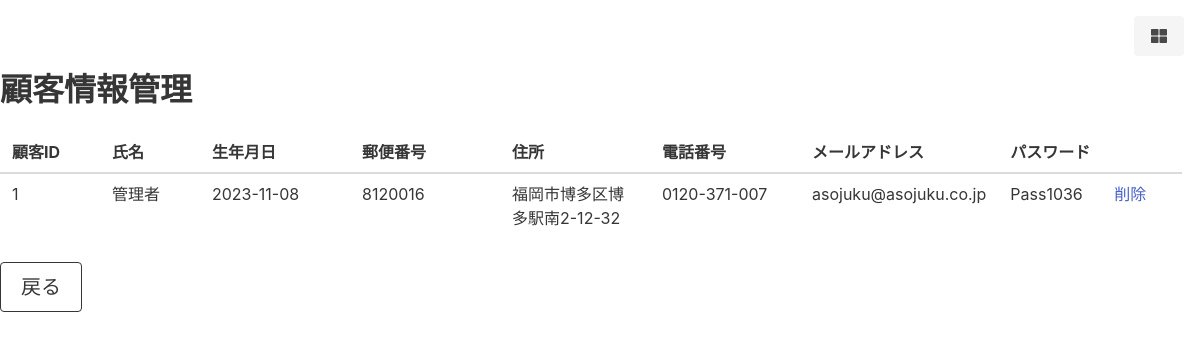
Screenshot of /kannrisya/customer-list.php with the database file from the repository.
### tables this page shows
CREATE TABLE Customers(
    customer_id INT auto_increment,
    login_id VARCHAR(50) NOT NULL,
    customer_name VARCHAR(50) NOT NULL,
    customer_password VARCHAR(50) NOT NULL,
    postcode VARCHAR(7) NOT NULL,
    address VARCHAR(100) NOT NULL,
    telephone VARCHAR(16) NOT NULL,
    mail VARCHAR(50),
    birth DATE NOT NULL,
    identification_image_pass VARCHAR(100) NOT NULL,
    identification_id INT,
    identification_detail VARCHAR(100),
    created_date DATETIME DEFAULT CURRENT_TIMESTAMP NOT NULL,
    updated_date DATETIME DEFAULT CURRENT_TIMESTAMP ON UPDATE CURRENT_TIMESTAMP,
    payment_id INT,
    delete_flag TINYINT DEFAULT 0,
    PRIMARY KEY(customer_id),
    FOREIGN KEY(identification_id) REFERENCES Identifications(identification_id),
    FOREIGN KEY(payment_id) REFERENCES Payments(payment_id)
);

### kannrisya/customer-list.php (the view)
<?php require '../db-connect.php'; ?>
<?php require 'header.php'; ?>
    <?php
    $pdo=new PDO($connect, USER, PASS);
    ?>
    <h1 class="title">顧客情報管理</h1>
    <div class="table-container">
        <table class="table is-striped">
        <thead>
        <tr><th style="width:100px;">顧客ID</th><th style="width:100px;">氏名</th><th style="width:150px;">生年月日</th><th style="width:150px;">郵便番号</th><th style="width:150px;">住所</th><th style="width:150px;">電話番号</th><th>メールアドレス</th><th>パスワード</th><th style="width:80px;"></th></tr>
        </thead>
        <tbody>
        <?php
            foreach($pdo->query('select * from Customers where delete_flag = 0') as $row){
            echo '<tr><td>', $row['customer_id'],'</td>';
            echo '<td>', $row['customer_name'],'</td>';
            echo '<td>', $row['birth'],'</td>';
            echo '<td>', $row['postcode'],'</td>';
            echo '<td>', $row['address'],'</td>';
            echo '<td>', $row['telephone'],'</td>';
            echo '<td>', $row['mail'],'</td>';
            echo '<td style="word-break: break-word">', $row['customer_password'],'</td>';
            echo '<td>', '<a href = "customer-delete.php?customer_id=', $row['customer_id'] ,'">','削除','</td></tr>';
        }
        ?>
        </tbody>
        </table>
    </div>
        <input class="button is-dark is-outlined is-medium" value="戻る" onclick="history.back();" type="button">
    <?php require 'footer.php'; ?>

### css/common.css (style rules this page uses)
label,p,a { word-wrap: break-word; overflow-wrap: break-word; }

### kannrisya/header.php (style rules this page uses)
table th { width: auto; }

### rows the page displays
customers: customer_id "1", customer_name "管理者", birth "2023-11-08", postcode "8120016", address "福岡市博多区博多駅南2-12-32", telephone "0120-371-007", mail "asojuku@asojuku.co.jp", customer_password "Pass1036"
